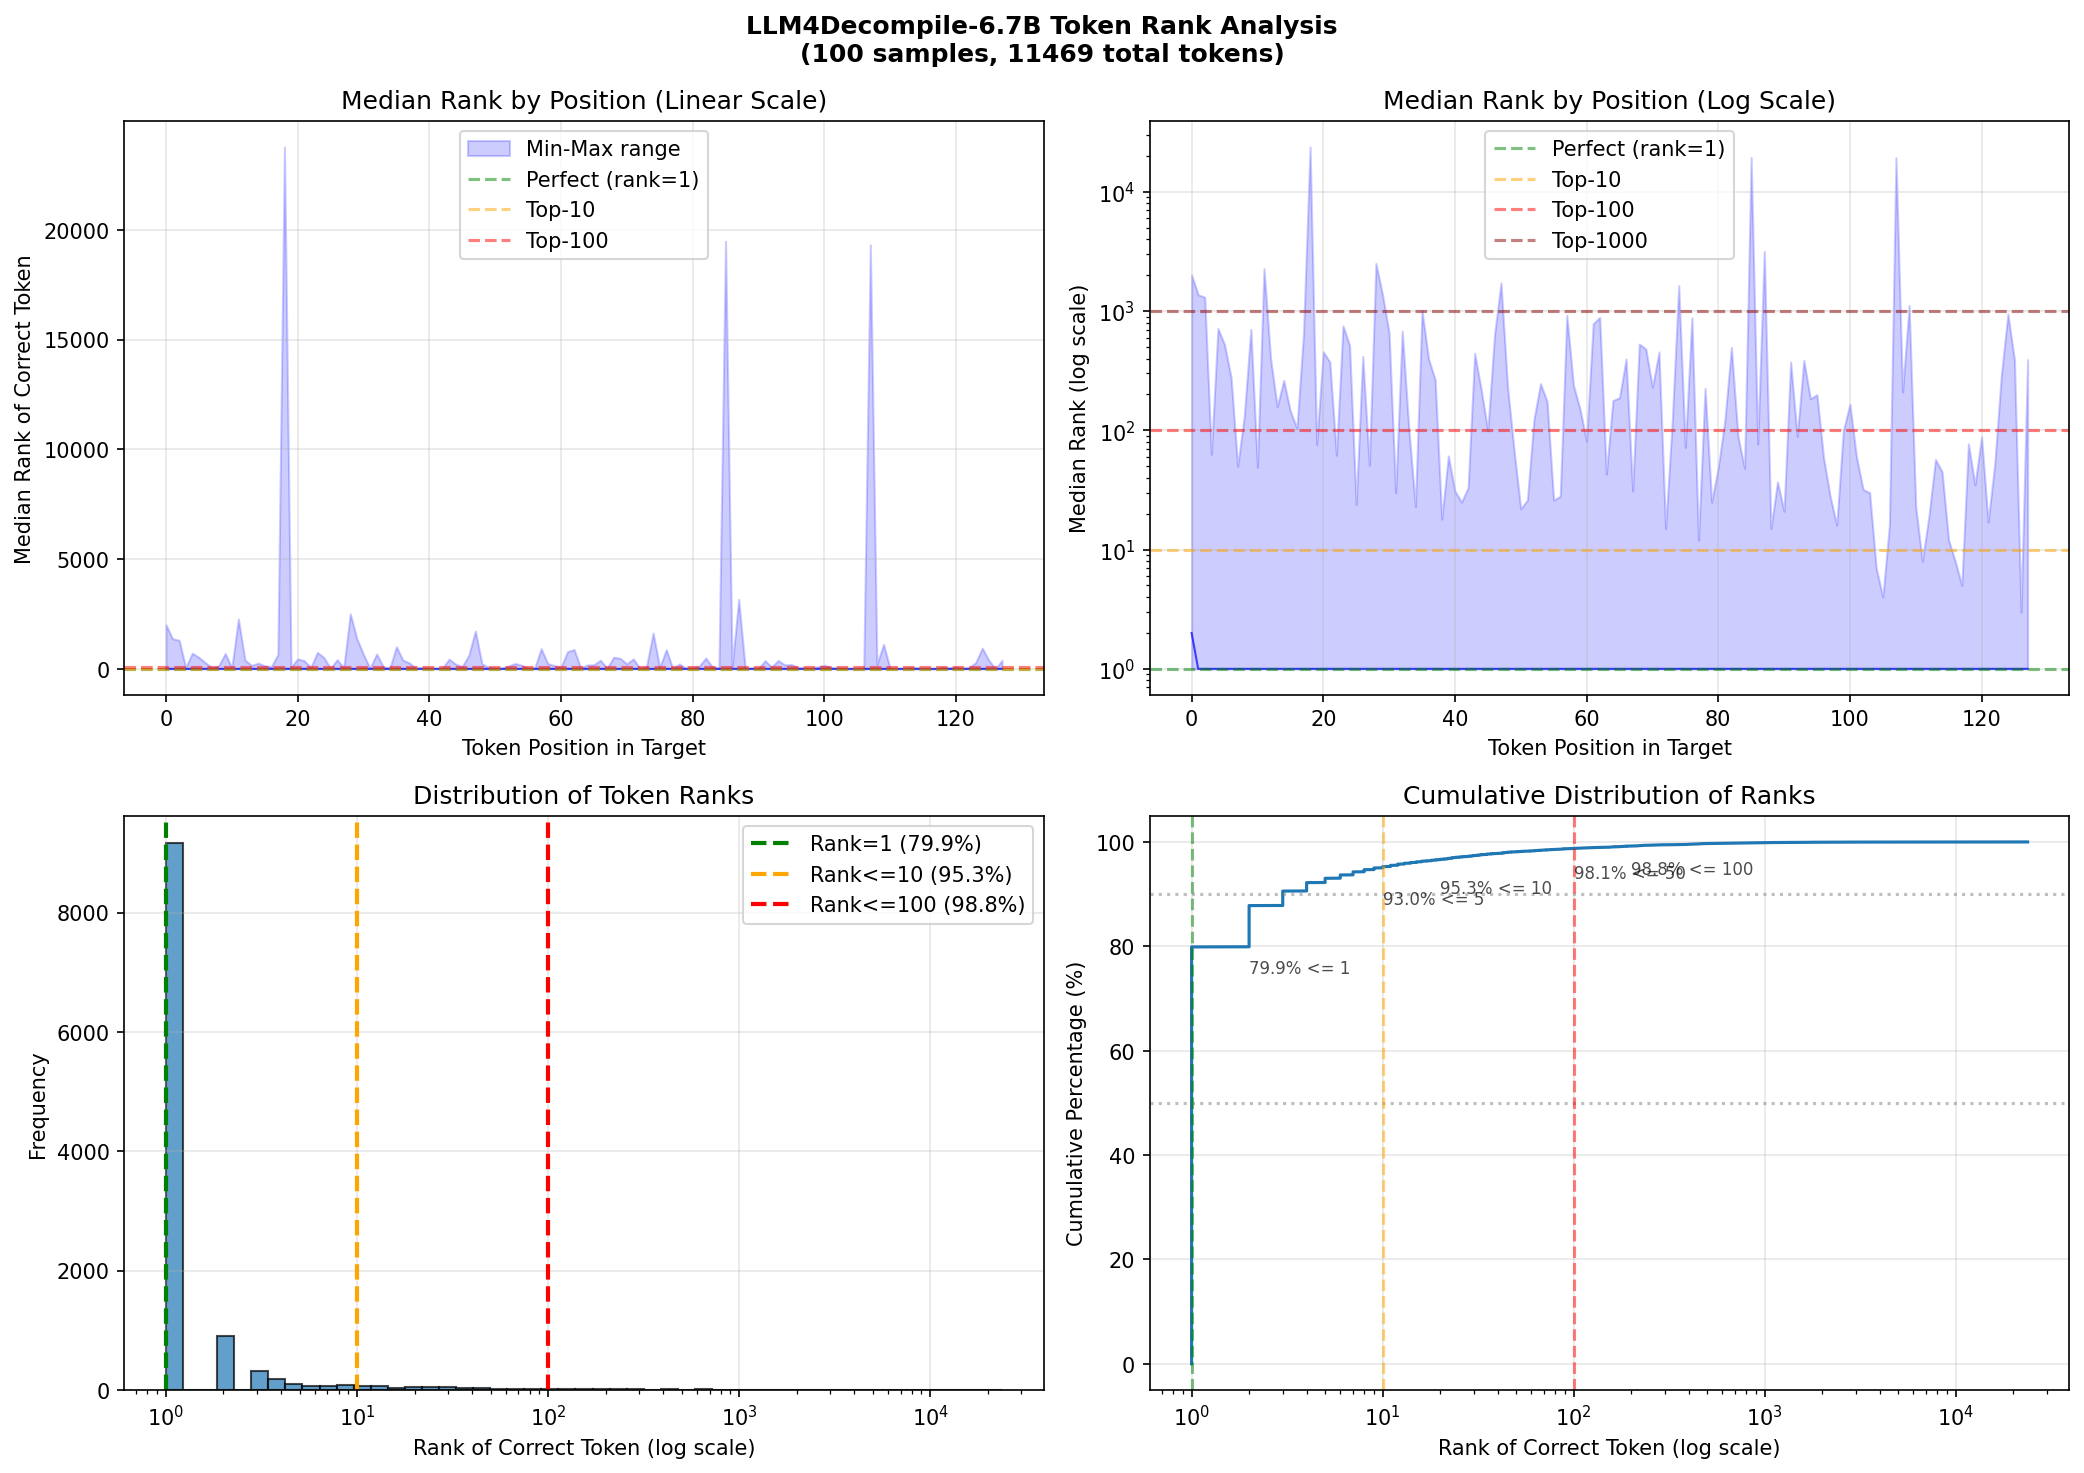

Recreate this plot in Python.
#!/usr/bin/env python3
"""
RQ1: Token Rank Analysis for LLM4Decompile

For each token position in the target, measure the rank of the correct token
in the model's prediction distribution. This shows whether the model is
"almost right" (low ranks) or completely wrong (high ranks).

Uses single forward pass per sample with teacher forcing (vectorized).
"""

import os
from pathlib import Path

# Set GPU before importing torch
os.environ["CUDA_VISIBLE_DEVICES"] = "2,3"
os.environ["TOKENIZERS_PARALLELISM"] = "false"

import torch
import numpy as np
import matplotlib.pyplot as plt
from datasets import load_dataset
from transformers import AutoTokenizer, AutoModelForCausalLM
from tqdm import tqdm
import random


def main():
    device = "cuda:0"
    num_samples = 100
    max_target_tokens = 128

    output_dir = Path(__file__).parent
    print("=" * 70)
    print("TOKEN RANK ANALYSIS - LLM4Decompile-6.7B")
    print("=" * 70)

    # Load model
    print("\nLoading LLM4Decompile-6.7B-v2...")
    model_name = "LLM4Binary/llm4decompile-6.7b-v2"

    tokenizer = AutoTokenizer.from_pretrained(model_name, trust_remote_code=True)
    if tokenizer.pad_token is None:
        tokenizer.pad_token = tokenizer.eos_token

    model = AutoModelForCausalLM.from_pretrained(
        model_name,
        torch_dtype=torch.bfloat16,
        device_map="auto",
        trust_remote_code=True,
    )
    model.eval()

    vocab_size = model.config.vocab_size
    print(f"Model loaded. Vocab size: {vocab_size:,}")

    # Load dataset
    print("\nLoading dataset...")
    dataset = load_dataset("LLM4Binary/decompile-eval", split="train")
    samples = list(dataset)
    random.seed(42)
    random.shuffle(samples)
    samples = samples[:num_samples]
    print(f"Using {num_samples} samples")

    # ranks_by_position[pos] = list of ranks from different samples
    ranks_by_position = {}

    for sample_idx, item in enumerate(tqdm(samples, desc="Processing samples")):
        ghidra_code = item["ghidra_pseudo"]
        target_code = item["func"]

        # Format prompt (same as LLM4Decompile expects)
        prompt = f"# This is the assembly code:\n{ghidra_code}\n# What is the source code?\n"

        # Tokenize prompt and target separately
        prompt_tokens = tokenizer.encode(prompt, add_special_tokens=True)
        target_tokens = tokenizer.encode(target_code, add_special_tokens=False)
        target_tokens = target_tokens[:max_target_tokens]

        # Single forward pass with teacher forcing.
        # Input: [prompt..., t0, t1, ..., t_{n-1}]
        # logits[i] predicts token at position i+1
        # So logits[prompt_len-1] predicts t0, logits[prompt_len] predicts t1, etc.
        full_input = prompt_tokens + target_tokens
        input_ids = torch.tensor([full_input], dtype=torch.long, device=device)

        with torch.no_grad():
            outputs = model(input_ids)
            start_idx = len(prompt_tokens) - 1
            end_idx = start_idx + len(target_tokens)
            target_logits = outputs.logits[0, start_idx:end_idx, :]  # [target_len, vocab]

        # Vectorized rank computation
        target_tensor = torch.tensor(target_tokens, dtype=torch.long, device=device)
        probs = torch.softmax(target_logits, dim=-1)
        correct_probs = probs[torch.arange(len(target_tokens), device=device), target_tensor]

        # Rank = 1 + count of tokens with higher probability
        ranks = 1 + (probs > correct_probs.unsqueeze(1)).sum(dim=1)
        sample_ranks = ranks.cpu().tolist()

        for pos, rank in enumerate(sample_ranks):
            if pos not in ranks_by_position:
                ranks_by_position[pos] = []
            ranks_by_position[pos].append(rank)

    # Compute statistics by position
    print("\n" + "=" * 70)
    print("RESULTS")
    print("=" * 70)

    positions = sorted(ranks_by_position.keys())
    median_ranks = []
    mean_ranks = []
    min_ranks = []
    max_ranks = []

    for pos in positions:
        r = ranks_by_position[pos]
        median_ranks.append(np.median(r))
        mean_ranks.append(np.mean(r))
        min_ranks.append(np.min(r))
        max_ranks.append(np.max(r))

    all_ranks = []
    for pos in positions:
        all_ranks.extend(ranks_by_position[pos])
    all_ranks = np.array(all_ranks)

    print(f"\nOVERALL STATISTICS ({num_samples} samples, {len(all_ranks)} total tokens):")
    print(f"  Overall median rank: {np.median(all_ranks):.1f}")
    print(f"  Overall mean rank: {np.mean(all_ranks):.1f}")
    print(f"  Rank 1 (exact match): {(all_ranks == 1).sum()} / {len(all_ranks)} ({100*(all_ranks == 1).mean():.1f}%)")
    print(f"  Rank <= 5: {(all_ranks <= 5).sum()} / {len(all_ranks)} ({100*(all_ranks <= 5).mean():.1f}%)")
    print(f"  Rank <= 10: {(all_ranks <= 10).sum()} / {len(all_ranks)} ({100*(all_ranks <= 10).mean():.1f}%)")
    print(f"  Rank <= 100: {(all_ranks <= 100).sum()} / {len(all_ranks)} ({100*(all_ranks <= 100).mean():.1f}%)")
    print(f"  Rank > 100: {(all_ranks > 100).sum()} / {len(all_ranks)} ({100*(all_ranks > 100).mean():.1f}%)")
    print(f"  Rank > 1000: {(all_ranks > 1000).sum()} / {len(all_ranks)} ({100*(all_ranks > 1000).mean():.1f}%)")

    # --- Plots ---
    print("\nGenerating plots...")
    fig, axes = plt.subplots(2, 2, figsize=(14, 10))

    # Plot 1: Median rank by position (linear)
    ax1 = axes[0, 0]
    ax1.plot(positions, median_ranks, "b-", linewidth=1, alpha=0.7)
    ax1.fill_between(positions, min_ranks, max_ranks, alpha=0.2, color="blue", label="Min-Max range")
    ax1.axhline(y=1, color="green", linestyle="--", alpha=0.5, label="Perfect (rank=1)")
    ax1.axhline(y=10, color="orange", linestyle="--", alpha=0.5, label="Top-10")
    ax1.axhline(y=100, color="red", linestyle="--", alpha=0.5, label="Top-100")
    ax1.set_xlabel("Token Position in Target")
    ax1.set_ylabel("Median Rank of Correct Token")
    ax1.set_title("Median Rank by Position (Linear Scale)")
    ax1.legend()
    ax1.grid(True, alpha=0.3)

    # Plot 2: Median rank by position (log)
    ax2 = axes[0, 1]
    ax2.semilogy(positions, median_ranks, "b-", linewidth=1, alpha=0.7)
    ax2.fill_between(positions, min_ranks, max_ranks, alpha=0.2, color="blue")
    ax2.axhline(y=1, color="green", linestyle="--", alpha=0.5, label="Perfect (rank=1)")
    ax2.axhline(y=10, color="orange", linestyle="--", alpha=0.5, label="Top-10")
    ax2.axhline(y=100, color="red", linestyle="--", alpha=0.5, label="Top-100")
    ax2.axhline(y=1000, color="darkred", linestyle="--", alpha=0.5, label="Top-1000")
    ax2.set_xlabel("Token Position in Target")
    ax2.set_ylabel("Median Rank (log scale)")
    ax2.set_title("Median Rank by Position (Log Scale)")
    ax2.legend()
    ax2.grid(True, alpha=0.3)

    # Plot 3: Histogram of all ranks
    ax3 = axes[1, 0]
    bins = np.logspace(0, np.log10(max(all_ranks) + 1), 50)
    ax3.hist(all_ranks, bins=bins, edgecolor="black", alpha=0.7)
    ax3.set_xscale("log")
    ax3.axvline(x=1, color="green", linestyle="--", linewidth=2, label=f"Rank=1 ({100*(all_ranks==1).mean():.1f}%)")
    ax3.axvline(x=10, color="orange", linestyle="--", linewidth=2, label=f"Rank<=10 ({100*(all_ranks<=10).mean():.1f}%)")
    ax3.axvline(x=100, color="red", linestyle="--", linewidth=2, label=f"Rank<=100 ({100*(all_ranks<=100).mean():.1f}%)")
    ax3.set_xlabel("Rank of Correct Token (log scale)")
    ax3.set_ylabel("Frequency")
    ax3.set_title("Distribution of Token Ranks")
    ax3.legend()
    ax3.grid(True, alpha=0.3)

    # Plot 4: Cumulative distribution
    ax4 = axes[1, 1]
    sorted_ranks = np.sort(all_ranks)
    cumulative = np.arange(1, len(sorted_ranks) + 1) / len(sorted_ranks)
    ax4.semilogx(sorted_ranks, cumulative * 100)
    ax4.axhline(y=50, color="gray", linestyle=":", alpha=0.5)
    ax4.axhline(y=90, color="gray", linestyle=":", alpha=0.5)
    ax4.axvline(x=1, color="green", linestyle="--", alpha=0.5)
    ax4.axvline(x=10, color="orange", linestyle="--", alpha=0.5)
    ax4.axvline(x=100, color="red", linestyle="--", alpha=0.5)
    ax4.set_xlabel("Rank of Correct Token (log scale)")
    ax4.set_ylabel("Cumulative Percentage (%)")
    ax4.set_title("Cumulative Distribution of Ranks")
    ax4.grid(True, alpha=0.3)

    for threshold in [1, 5, 10, 50, 100]:
        pct = 100 * (all_ranks <= threshold).mean()
        ax4.annotate(
            f"{pct:.1f}% <= {threshold}",
            xy=(threshold, pct),
            xytext=(threshold * 2, pct - 5),
            fontsize=8,
            alpha=0.7,
        )

    plt.suptitle(
        f"LLM4Decompile-6.7B Token Rank Analysis\n({num_samples} samples, {len(all_ranks)} total tokens)",
        fontsize=12,
        fontweight="bold",
    )
    plt.tight_layout()

    plot_path = output_dir / "token_rank_analysis.png"
    plt.savefig(plot_path, dpi=150, bbox_inches="tight")
    print(f"\nPlot saved to: {plot_path}")

    data_path = output_dir / "token_rank_data.npz"
    np.savez(
        data_path,
        positions=np.array(positions),
        median_ranks=np.array(median_ranks),
        mean_ranks=np.array(mean_ranks),
        min_ranks=np.array(min_ranks),
        max_ranks=np.array(max_ranks),
        all_ranks=all_ranks,
    )
    print(f"Raw data saved to: {data_path}")


if __name__ == "__main__":
    main()
